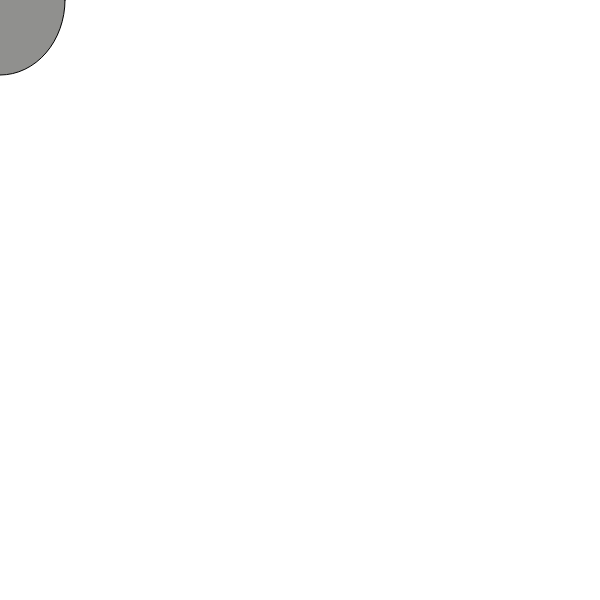
Frame 1 (no input)
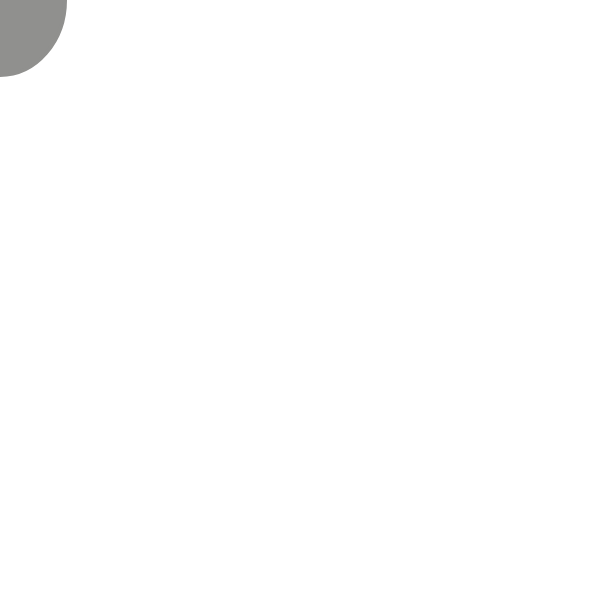
Frame 60 (no input)
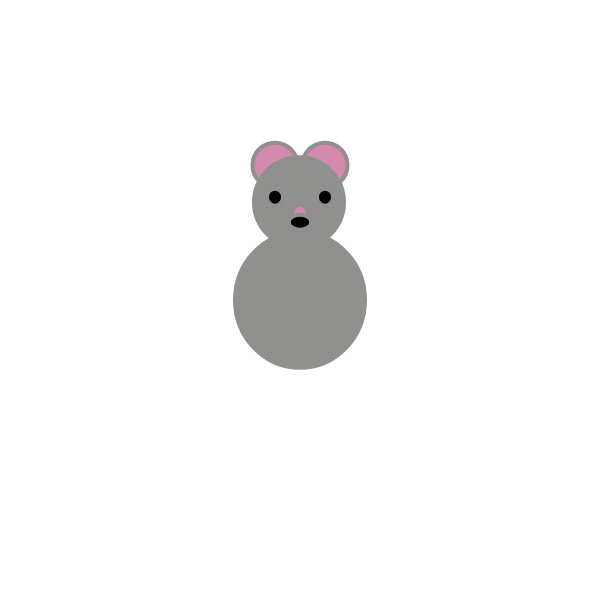
Frame 120 (the mouse pressed at the canvas centre since frame 60)

The p5.js sketch that drew these frames (run headless with seeded random() and noise() and a simulated clock; from frame 60 on, the mouse is pressed at the canvas centre):

// p5.js sketch
// ── sketch.js
// Hér kemur kóðinn þinn:
var bukur = 150;
var augu = 17
var munnur = 20

function setup(){
    createCanvas(600,600);
    rectMode(CENTER);
    }
function draw() {
  background(255,255,255);
  fill(144,144,142);//bukur
   ellipse(mouseX,mouseY,130,bukur);

  fill(212,137,174)//eyru
  strokeWeight(4)
  stroke(144,144,142)
  ellipse (mouseX - 25,mouseY - 67 - bukur/2, 45,45);
  ellipse (mouseX + 25,mouseY - 67 - bukur/2, 45,45);

  fill(144,144,142);//haus
  ellipse(mouseX - 1,mouseY - 30 - bukur/2, 90,90);

  fill(0)//augu
  ellipse (mouseX - 25,mouseY - 35 - bukur/2, augu,17);
  ellipse (mouseX + 25,mouseY - 35 - bukur/2, augu,17);

  fill(212,137,174)//nef
  ellipse (mouseX - 0,mouseY - 20 - bukur/2, 15,15);

  fill(0)//munnur
  ellipse (mouseX - 0,mouseY - 10 - bukur/2, munnur,15);


}


function mousePressed() {
	bukur = random (100,150);
  augu = random (15,20);
  munnur = random (15,25);
}
